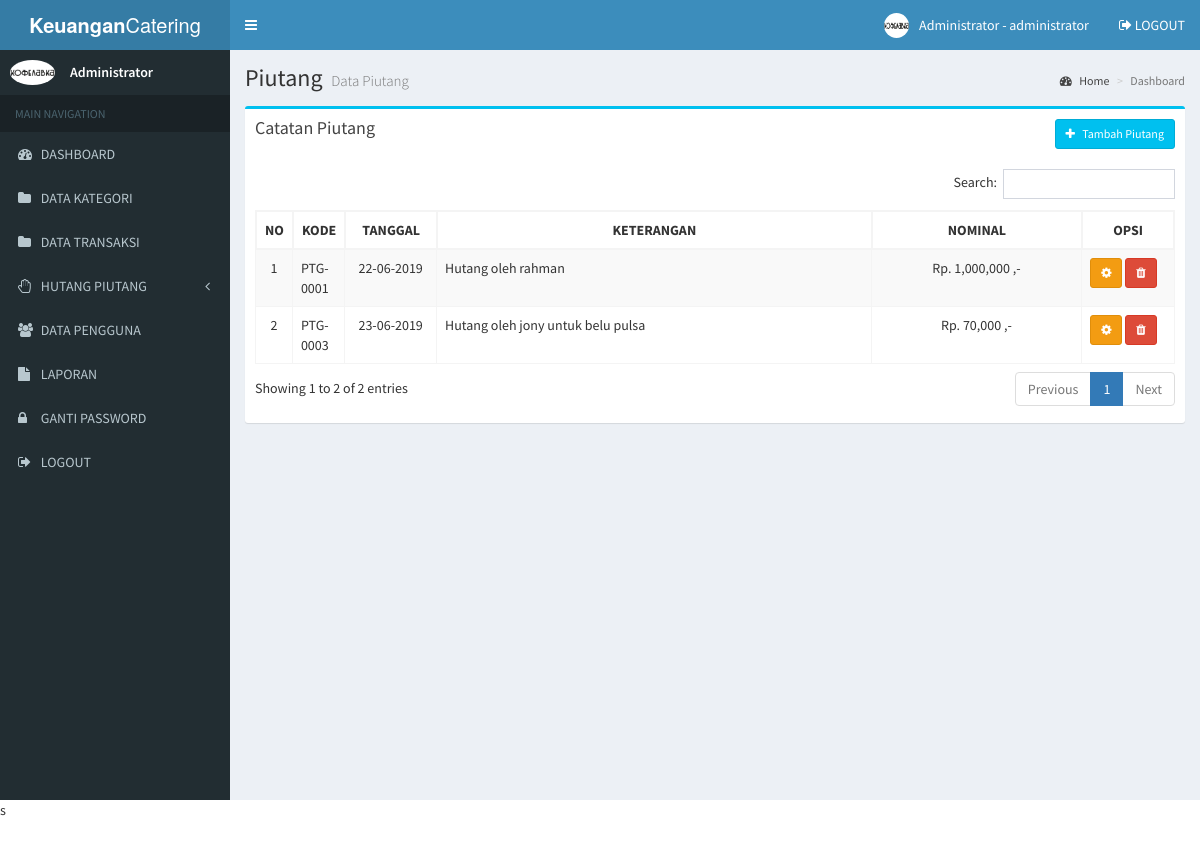
/admin/piutang.php (signed in), run on the app's committed database.
### tables this page shows
CREATE TABLE `user` (
  `user_id` int(11) NOT NULL,
  `user_nama` varchar(100) NOT NULL,
  `user_username` varchar(100) NOT NULL,
  `user_password` varchar(100) NOT NULL,
  `user_foto` varchar(100) DEFAULT NULL,
  `user_level` varchar(20) NOT NULL
);

CREATE TABLE `piutang` (
  `piutang_id` int(11) NOT NULL,
  `piutang_tanggal` date NOT NULL,
  `piutang_nominal` int(11) NOT NULL,
  `piutang_keterangan` text NOT NULL
);

### admin/piutang.php (the view, shortened to what this page needs)
<?php include 'header.php'; ?>
<div class="content-wrapper">
  <section class="content-header">
    <h1>
      Piutang
      <small>Data Piutang</small>
    </h1>
    <ol class="breadcrumb">
      <li><a href="#"><i class="fa fa-dashboard"></i> Home</a></li>
      <li class="active">Dashboard</li>
    </ol>
  </section>
  <section class="content">
    <div class="row">
      <section class="col-lg-12">
        <div class="box box-info">
          <div class="box-header">
            <h3 class="box-title">Catatan Piutang</h3>
            <div class="btn-group pull-right">
              <button type="button" class="btn btn-info btn-sm" data-toggle="modal" data-target="#exampleModal">
                <i class="fa fa-plus"></i> &nbsp Tambah Piutang
              </button>
            </div>
          </div>
          <div class="box-body">
            <div class="table-responsive">
              <table class="table table-bordered table-striped" id="table-datatable">
                <thead>
                  <tr>
                    <th width="1%">NO</th>
                    <th width="1%">KODE</th>
                    <th width="10%" class="text-center">TANGGAL</th>
                    <th class="text-center">KETERANGAN</th>
                    <th class="text-center">NOMINAL</th>
                    <th width="10%" class="text-center">OPSI</th>
                  </tr>
                </thead>
                <tbody>
                  <?php
                  include '../koneksi.php';
                  $no=1;
                  $data = mysqli_query($koneksi,"SELECT * FROM piutang");
                  while($d = mysqli_fetch_array($data)){
                    ?>
                    <tr>
                      <td class="text-center"><?php echo $no++; ?></td>
                      <td>PTG-000<?php echo $d['piutang_id']; ?></td>
                      <td class="text-center"><?php echo date('d-m-Y', strtotime($d['piutang_tanggal'])); ?></td>
                      <td><?php echo $d['piutang_keterangan']; ?></td>
                      <td class="text-center"><?php echo "Rp. ".number_format($d['piutang_nominal'])." ,-"; ?></td>
                      <td>
                        <button type="button" class="btn btn-warning btn-sm" data-toggle="modal" data-target="#edit_piutang_<?php echo $d['piutang_id'] ?>">
                        <i class="fa fa-cog"></i>
                      </button>
                      <button type="button" class="btn btn-danger btn-sm" data-toggle="modal" data-target="#hapus_piutang_<?php echo $d['piutang_id'] ?>">
                        <i class="fa fa-trash"></i>
                      </button>
                    </td>
                  </tr>
                  <?php
                }
                ?>
              </tbody>
            </table>
          </div>
        </div>
      </div>
    </section>
  </div>
</section>
</div>
<?php include 'footer.php'; ?>s

### admin/header.php (shortened to what this page needs)
<!DOCTYPE html>
<html>
<head>
  <link rel="stylesheet" href="../assets/bower_components/bootstrap/dist/css/bootstrap.min.css">
  <link rel="stylesheet" href="../assets/bower_components/font-awesome/css/font-awesome.min.css">
  <link rel="stylesheet" href="../assets/bower_components/Ionicons/css/ionicons.min.css">
  <link rel="stylesheet" href="../assets/dist/css/AdminLTE.min.css">
  <link rel="stylesheet" href="../assets/bower_components/datatables.net-bs/css/dataTables.bootstrap.min.css">
  <link rel="stylesheet" href="../assets/dist/css/skins/_all-skins.min.css">
  <link rel="stylesheet" href="../assets/bower_components/morris.js/morris.css">
  <link rel="stylesheet" href="../assets/bower_components/jvectormap/jquery-jvectormap.css">
  <link rel="stylesheet" href="../assets/bower_components/bootstrap-datepicker/dist/css/bootstrap-datepicker.min.css">
  <link rel="stylesheet" href="../assets/bower_components/bootstrap-daterangepicker/daterangepicker.css">
  <link rel="stylesheet" href="../assets/plugins/bootstrap-wysihtml5/bootstrap3-wysihtml5.min.css">
  <?php
  include '../koneksi.php';
  ?>
</head>
<body class="hold-transition skin-blue sidebar-mini">
  <div class="wrapper">
    <header class="main-header">
      <a href="index.php" class="logo">
        <span class="logo-lg"><b>Keuangan</b>Catering</span>
      </a>
      <nav class="navbar navbar-static-top">
        <a href="#" class="sidebar-toggle" data-toggle="push-menu" role="button">
        </a>
        <div class="navbar-custom-menu">
          <ul class="nav navbar-nav">
            <li class="dropdown user user-menu">
              <a href="#" class="dropdown-toggle" data-toggle="dropdown">
                <?php
                $id_user = $_SESSION['id'];
                $profil = mysqli_query($koneksi, "select * from user where user_id='$id_user'");
                $profil = mysqli_fetch_assoc($profil);
                if ($profil['user_foto'] == "") {
                ?>
                  <img src="../gambar/sistem/user.png" class="user-image">
                <?php } else { ?>
                  <img src="../gambar/user/<?php echo $profil['user_foto'] ?>" class="user-image">
                <?php } ?>
                <span class="hidden-xs"><?php echo $_SESSION['nama']; ?> - <?php echo $_SESSION['level']; ?></span>
              </a>
            </li>
            <li>
              <a href="logout.php"><i class="fa fa-sign-out"></i> LOGOUT</a>
            </li>
          </ul>
        </div>
      </nav>
    </header>
    <aside class="main-sidebar">
      <section class="sidebar">
        <div class="user-panel">
          <div class="pull-left image">
            <?php
            $id_user = $_SESSION['id'];
            $profil = mysqli_query($koneksi, "select * from user where user_id='$id_user'");
            $profil = mysqli_fetch_assoc($profil);
            if ($profil['user_foto'] == "") {
            ?>
              <img src="../gambar/sistem/user.png" class="img-circle">
            <?php } else { ?>
              <img src="../gambar/user/<?php echo $profil['user_foto'] ?>" class="img-circle" style="max-height:45px">
            <?php } ?>
          </div>
          <div class="pull-left info">
            <p><?php echo $_SESSION['nama']; ?></p>
          </div>
        </div>
        <ul class="sidebar-menu" data-widget="tree">
          <li class="header">MAIN NAVIGATION</li>
          <li>
            <a href="index.php">
              <i class="fa fa-dashboard"></i> <span>DASHBOARD</span>
            </a>
          </li>
          <li>
            <a href="kategori.php">
              <i class="fa fa-folder"></i> <span>DATA KATEGORI</span>
            </a>
          </li>
          <li>
            <a href="transaksi.php">
              <i class="fa fa-folder"></i> <span>DATA TRANSAKSI</span>
            </a>
          </li>
          <li class="treeview">
            <a href="#">
              <i class="fa fa-hand-paper-o"></i>
              <span>HUTANG PIUTANG</span>
              <span class="pull-right-container">
                <i class="fa fa-angle-left pull-right"></i>
              </span>
            </a>
          </li>
          <li>
            <a href="user.php">
              <i class="fa fa-users"></i> <span>DATA PENGGUNA</span>
            </a>
          </li>
          <li>
            <a href="laporan.php">
              <i class="fa fa-file"></i> <span>LAPORAN</span>
            </a>
          </li>
          <li>
            <a href="gantipassword.php">
              <i class="fa fa-lock"></i> <span>GANTI PASSWORD</span>
            </a>
          </li>
          <li>
            <a href="logout.php">
              <i class="fa fa-sign-out"></i> <span>LOGOUT</span>
            </a>
          </li>
        </ul>
      </section>
    </aside>

### admin/header.php (style rules this page uses)
#table-datatable { width: 100% !important; }
#table-datatable .sorting_disabled { border: 1px solid #f4f4f4; }

### data on the page
user: user_foto (picture)
piutang: piutang_id "1", piutang_tanggal "22-06-2019", piutang_keterangan "Hutang oleh rahman", piutang_nominal "1,000,000"
piutang: piutang_id "3", piutang_tanggal "23-06-2019", piutang_keterangan "Hutang oleh jony untuk belu pulsa", piutang_nominal "70,000"

### other printed values
$_SESSION['nama'] "Administrator"
$_SESSION['level'] "administrator"
